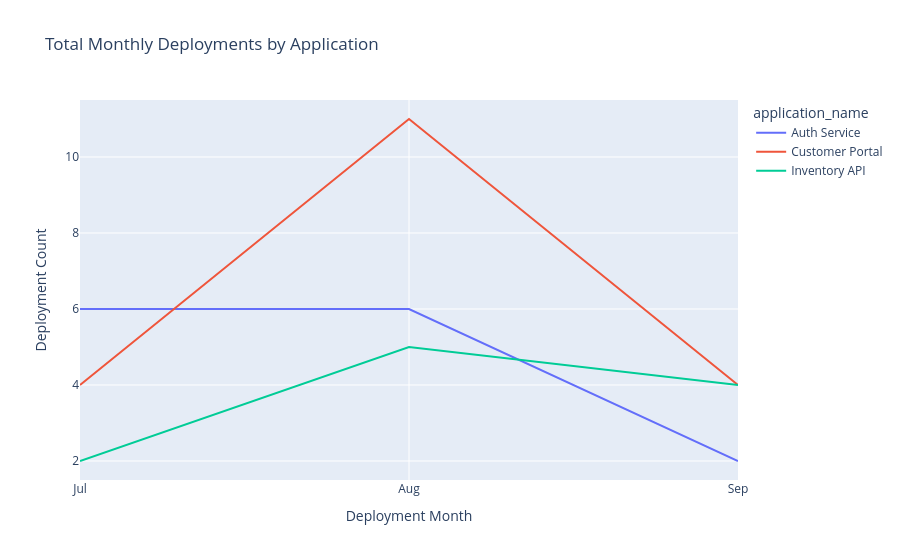

The code cell stored with this chart in its notebook:
### Code cell
# display dataframe as figure
fig_month_all_line = px.line(
	data_frame=df_deploy_group_month_app,
	title="Total Monthly Deployments by Application",
	x="month",
	y="count",
	color="application_name"
)

fig_month_all_line.update_yaxes(
	title_text="Deployment Count"
)

fig_month_all_line.update_xaxes(
	title_text="Deployment Month",
	tickvals=list(range(1,13)),
	ticktext=['Jan', 'Feb', 'Mar', 'Apr', 'May', 'Jun', 'Jul', 'Aug', 'Sep', 'Oct', 'Nov', 'Dec'],
)

fig_month_all_line.show()

### Figure 1 — Plotly figure (JSON) as saved in the notebook; plotly's stock layout.template omitted (floating-point values rounded to 4 significant figures)
{"data": [{"hovertemplate": "application_name=Auth Service<br>month=%{x}<br>count=%{y}<extra></extra>", "legendgroup": "Auth Service", "line": {"color": "#636efa", "dash": "solid"}, "marker": {"symbol": "circle"}, "mode": "lines", "name": "Auth Service", "orientation": "v", "showlegend": true, "type": "scatter", "x": [7, 8, 9], "xaxis": "x", "y": [6, 6, 2], "yaxis": "y"}, {"hovertemplate": "application_name=Customer Portal<br>month=%{x}<br>count=%{y}<extra></extra>", "legendgroup": "Customer Portal", "line": {"color": "#EF553B", "dash": "solid"}, "marker": {"symbol": "circle"}, "mode": "lines", "name": "Customer Portal", "orientation": "v", "showlegend": true, "type": "scatter", "x": [7, 8, 9], "xaxis": "x", "y": [4, 11, 4], "yaxis": "y"}, {"hovertemplate": "application_name=Inventory API<br>month=%{x}<br>count=%{y}<extra></extra>", "legendgroup": "Inventory API", "line": {"color": "#00cc96", "dash": "solid"}, "marker": {"symbol": "circle"}, "mode": "lines", "name": "Inventory API", "orientation": "v", "showlegend": true, "type": "scatter", "x": [7, 8, 9], "xaxis": "x", "y": [2, 5, 4], "yaxis": "y"}], "layout": {"legend": {"title": {"text": "application_name"}, "tracegroupgap": 0}, "title": {"text": "Total Monthly Deployments by Application"}, "xaxis": {"anchor": "y", "domain": [0, 1], "ticktext": ["Jan", "Feb", "Mar", "Apr", "May", "Jun", "Jul", "Aug", "Sep", "Oct", "Nov", "Dec"], "tickvals": [1, 2, 3, 4, 5, 6, 7, 8, 9, 10, 11, 12], "title": {"text": "Deployment Month"}}, "yaxis": {"anchor": "x", "domain": [0, 1], "title": {"text": "Deployment Count"}}}}
